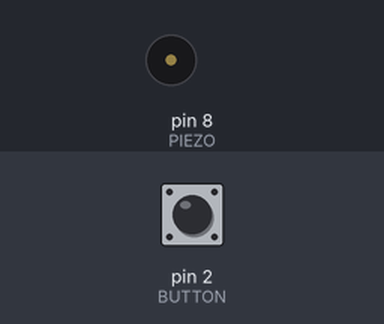
A sketch run on a simulated Arduino Uno, built with avr-gcc and run on an emulated ATmega328P. Shown: buzzer (waves = sounding). The test bench sets the inputs (shaded band); at power-on: pin 2 (BUTTON) HIGH.

Above: at 0.8 s.
0.9 s: pin 2 (BUTTON) pulled LOW for 0.15 s
At 1.08 s:
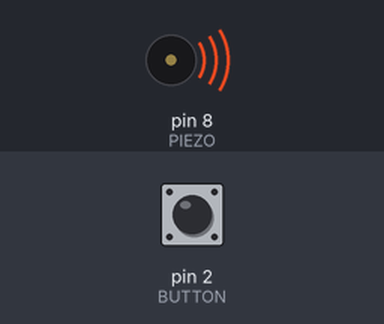
Timing chart, 0 to 9.9 s (numbered marks = the images above; inputs shaded):
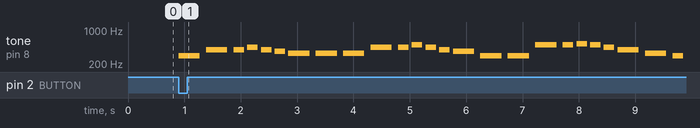

Measured:
- after the input at 0.9 s, tone on pin 8 (PIEZO): plays 294 Hz for 0.38 s, 392 Hz for 0.38 s, 392 Hz for 0.19 s, 440 Hz for 0.19 s, 392 Hz for 0.19 s, 370 Hz for 0.19 s … (25 notes in this stretch), starting at once

The sketch:

week02-1_mymusic.ino
```cpp
#define BUTTON 2
#define PIEZO 8
#define TEMPO 1500

#define NOTE_D4  294
#define NOTE_E4  330
#define NOTE_F4  349
#define NOTE_FS4 370
#define NOTE_G4  392
#define NOTE_A4  440
#define NOTE_B4  494
#define NOTE_C5  523
#define NOTE_D5  587

int melody[] = {
  NOTE_D4, NOTE_G4, NOTE_G4, NOTE_A4, NOTE_G4, NOTE_FS4, NOTE_E4,
  NOTE_E4, NOTE_E4, NOTE_A4, NOTE_A4, NOTE_B4, NOTE_A4, NOTE_G4, NOTE_FS4,
  NOTE_D4, NOTE_D4, NOTE_B4, NOTE_B4, NOTE_C5, NOTE_B4, NOTE_A4, NOTE_G4,
  NOTE_E4, NOTE_D4, NOTE_D4, NOTE_E4, NOTE_A4, NOTE_FS4, NOTE_G4,

  NOTE_D4, NOTE_G4, NOTE_G4, NOTE_G4, NOTE_FS4,
  NOTE_FS4, NOTE_G4, NOTE_FS4, NOTE_E4, NOTE_D4,
  NOTE_A4, NOTE_B4, NOTE_A4, NOTE_G4, NOTE_FS4, NOTE_G4, NOTE_D5,
  NOTE_D4, NOTE_D4, NOTE_D4, NOTE_E4, NOTE_A4, NOTE_FS4, NOTE_G4,

  NOTE_D4, NOTE_G4, NOTE_G4, NOTE_A4, NOTE_G4, NOTE_FS4, NOTE_E4,
  NOTE_E4, NOTE_E4, NOTE_A4, NOTE_A4, NOTE_B4, NOTE_A4, NOTE_G4, NOTE_FS4,
  NOTE_D4, NOTE_D4, NOTE_B4, NOTE_B4, NOTE_C5, NOTE_B4, NOTE_A4, NOTE_G4,
  NOTE_E4, NOTE_D4, NOTE_D4, NOTE_E4, NOTE_A4, NOTE_FS4, NOTE_G4,
};

int noteDurations[] = {
  4, 4, 8, 8, 8, 8, 4,
  4, 4, 4, 8, 8, 8, 8, 4,
  4, 4, 4, 8, 8, 8, 8, 4,
  4, 8, 8, 4, 4, 4, 2, // 30

  4, 4, 4, 4, 2,
  4, 4, 4, 4, 2,
  4, 4, 8, 8, 8, 8, 4,
  4, 8, 8, 4, 4, 4, 2, // 24

  4, 4, 8, 8, 8, 8, 4,
  4, 4, 4, 8, 8, 8, 8, 4,
  4, 4, 4, 8, 8, 8, 8, 4,
  4, 8, 8, 4, 4, 4, 2, // 30
};

void setup()
{
  pinMode(BUTTON, INPUT_PULLUP);

  while(digitalRead(BUTTON)) {
    continue;
  }
}

void loop()
{
  for (int thisNote = 0; thisNote < 84; thisNote++) {
    int noteDuration = TEMPO / noteDurations[thisNote];
    tone(PIEZO, melody[thisNote], noteDuration);
    int pauseBetweenNotes = noteDuration * 1.30;
    delay(pauseBetweenNotes);
    noTone(PIEZO);
  }

  delay(2000);
}
```
